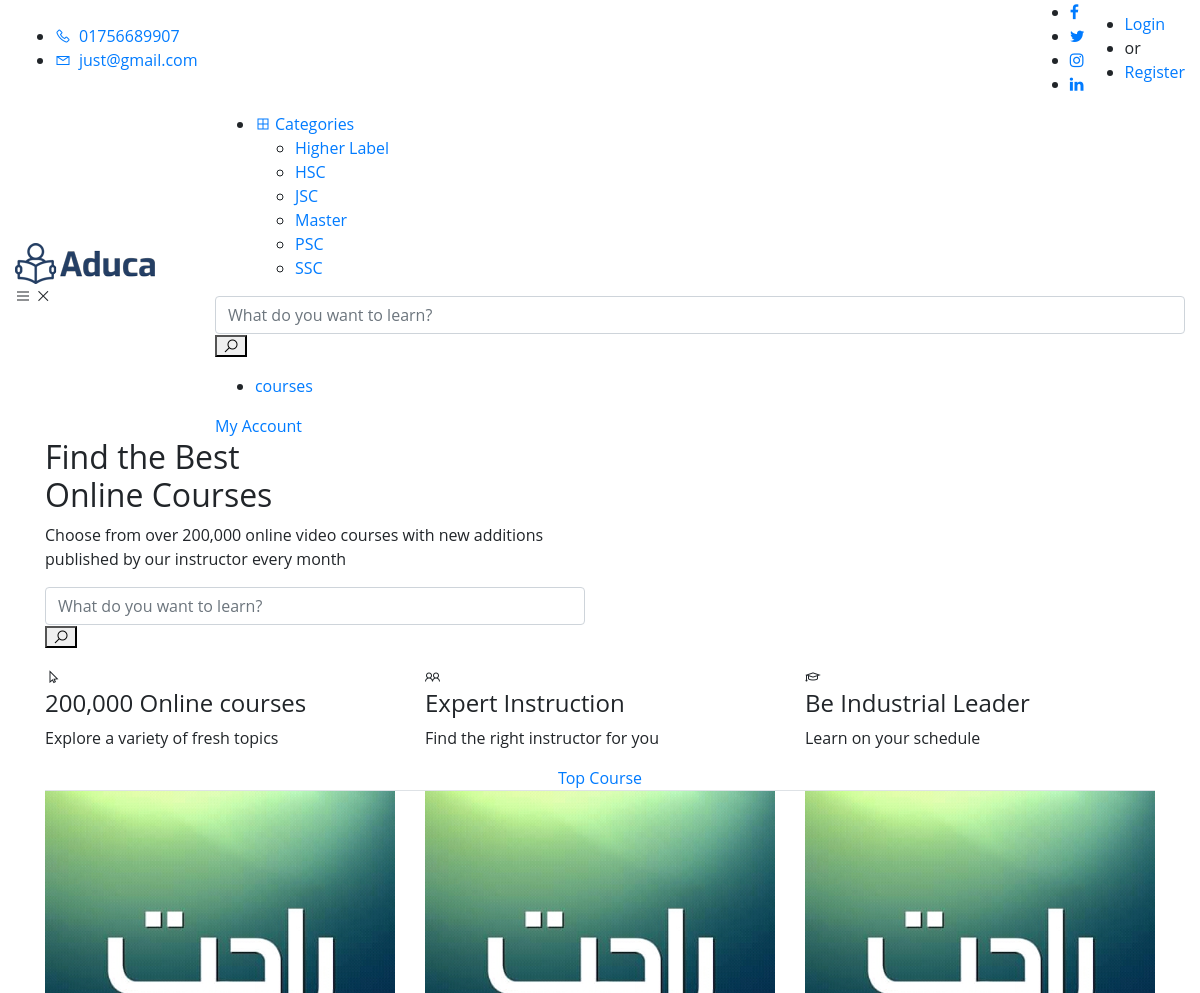
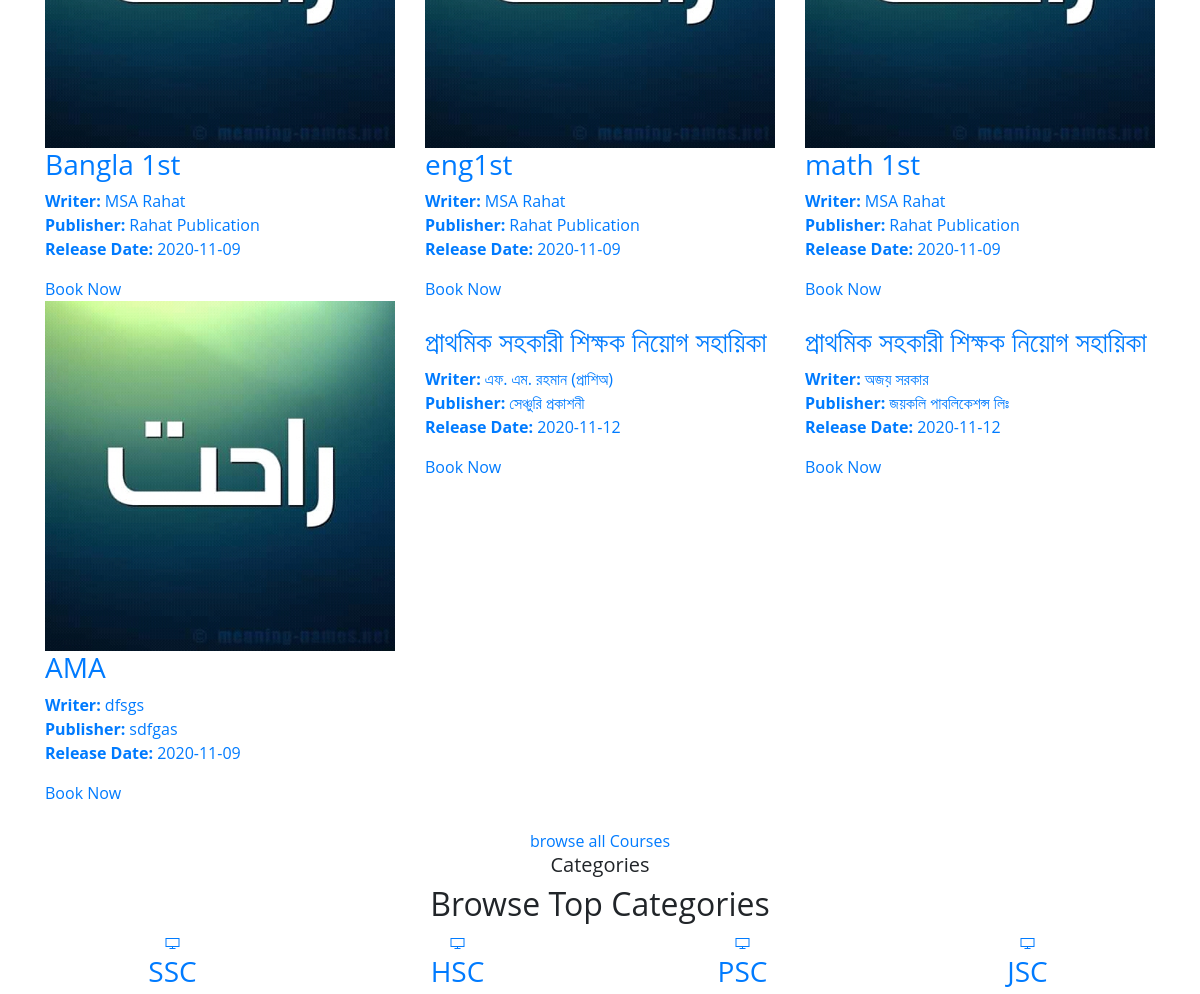
Before: / (upper part) with the older database file (2 pictures, top to bottom).
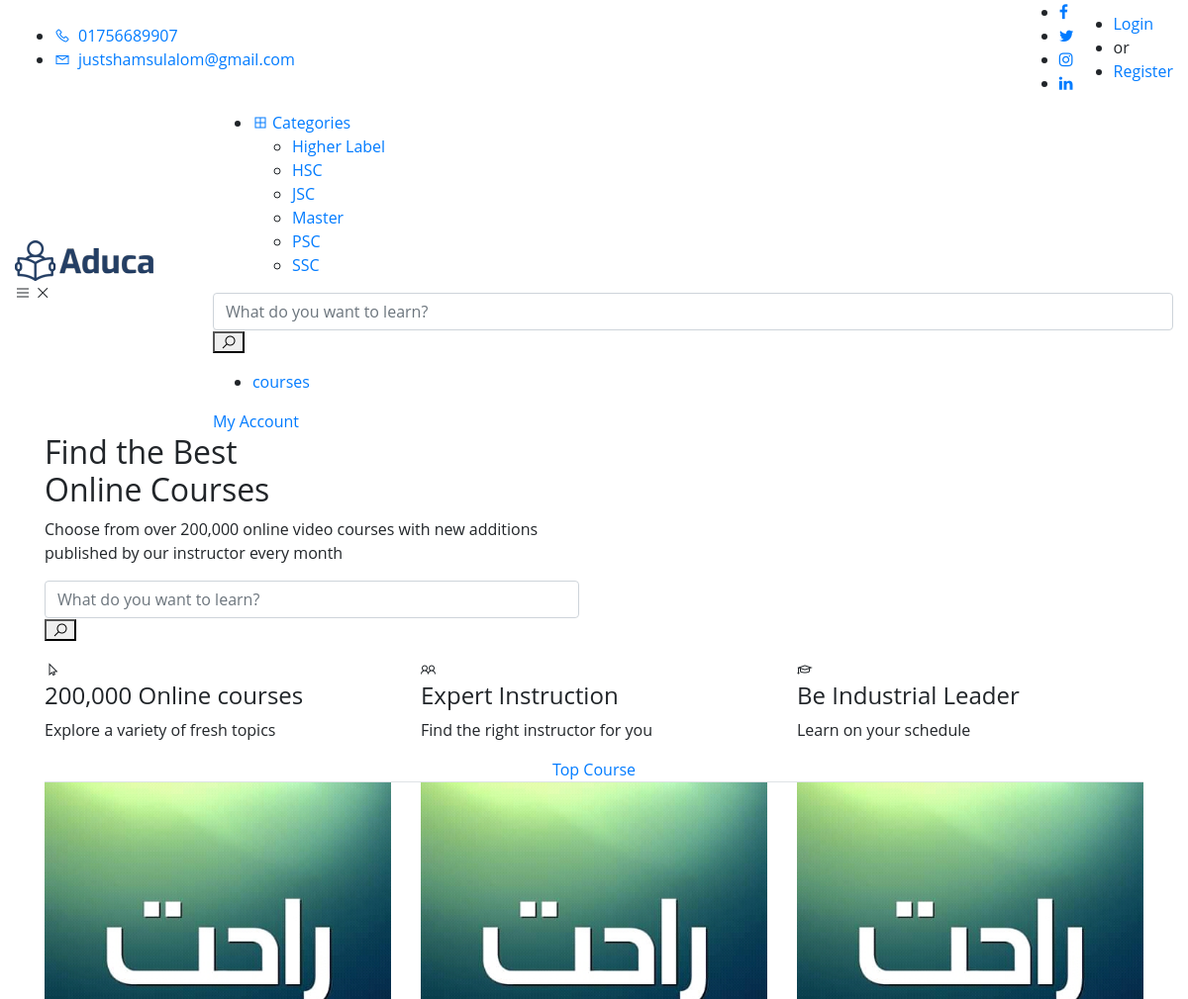
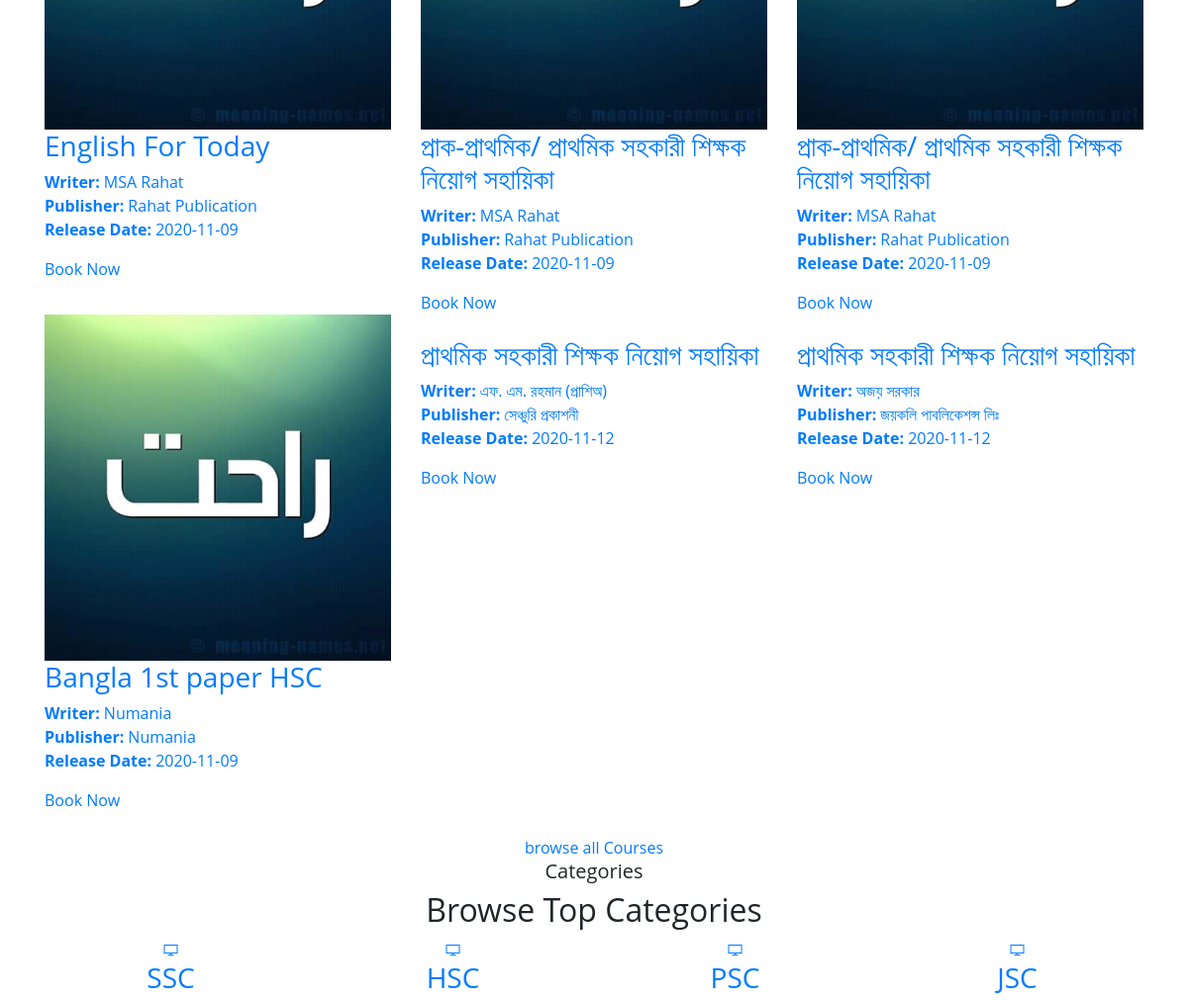
After: the same page with the newer database file (2 pictures, top to bottom).
### tables this page shows
CREATE TABLE `settings` (
  `id` int(11) NOT NULL,
  `name` varchar(255) NOT NULL,
  `address` text NOT NULL,
  `email` varchar(255) NOT NULL,
  `phone` varchar(255) NOT NULL,
  `logo` text NOT NULL,
  `favicon` text NOT NULL,
  `currency` varchar(255) NOT NULL,
  `terms` text NOT NULL
);

CREATE TABLE `book` (
  `book_id` int(11) NOT NULL,
  `book_title` varchar(2525) NOT NULL,
  `book_desc` text NOT NULL,
  `book_cat` int(11) NOT NULL,
  `book_writer` varchar(255) NOT NULL,
  `book_pub` varchar(255) NOT NULL,
  `stock` int(11) NOT NULL,
  `book_rel` date NOT NULL,
  `book_meta` text NOT NULL,
  `book_img` text NOT NULL,
  `trash` int(1) NOT NULL
);

### index.php (the view, shortened to what the changed rows need)
<?php include "inc/header.php"; ?>
<?php include "inc/nav.php"; ?>
<section class="slider-area">
    <div class="single-slide-item single-slide-item-2 slide-bg4">
        <div class="container">
            <div class="row">
                <div class="col-lg-12">
                    <div class="section-heading">
                        <h2 class="section__title">Find the Best <br> Online Courses</h2>
                    </div>
                </div>
            </div>
        </div>
    </div>
</section>
<section class="course-area">
    <div class="card-content-wrapper padding-top-40px padding-bottom-115px">
        <div class="container">
            <div class="row">
                <div class="col-lg-12">
                    <div class="tab-content">
                        <div role="tabpanel" class="tab-pane fade show active" id="tab1">
                            <div class="row">
                                <?php
                                    $read   = "SELECT * FROM book LIMIT 6";
                                    $send   = mysqli_query( $db , $read);
                                    while ( $row = mysqli_fetch_assoc($send) ) {
                                        $book_id     = $row['book_id'];
                                        $book_title  = $row['book_title'];
                                        $book_writer = $row['book_writer'];
                                        $book_pub    = $row['book_pub'];
                                        $book_rel    = $row['book_rel'];
                                        $book_img    = $row['book_img'];
                                ?>
                                    <div class="col-lg-4">
                                        <div class="card-item card-preview" data-tooltip-content="#tooltip_content_1">
                                            <div class="card-image">
                                                <a href="course-details.php?readid=<?php echo $book_id; ?>" class="card__img"><img src="admin/img/shop/<?php echo $book_img;?>" alt=""></a>
                                            </div>
                                            <div class="card-content">
                                                <h3 class="card__title">
                                                    <a href="course-details.php?readid=<?php echo $book_id; ?>"> <?php echo $book_title;?></a>
                                                </h3>
                                                <p class="card__author">
                                                    <a href="course-details.php?readid=<?php echo $book_id; ?>"><b>Writer:</b> <?php echo $book_writer;?></a><br>
                                                    <a href="course-details.php?readid=<?php echo $book_id; ?>"><b>Publisher:</b> <?php echo $book_pub;?></a><br>
                                                    <a href="course-details.php?readid=<?php echo $book_id; ?>"><b>Release Date:</b> <?php echo $book_rel;?></a>
                                                </p>
                                                <div class="card-price-wrap d-flex justify-content-between align-items-center">
                                                    <a href="course-details.php?readid=<?php echo $book_id; ?>" class="text-btn">Book Now</a>
                                                </div>
                                            </div>
                                        </div>
                                    </div>
                                <?php  }   ?>
                            </div>
                        </div>
                    </div>
                </div>
            </div>
        </div>
    </div>
</section>
<section class="category-area padding-top-120px category-area2 text-center">
    <div class="container">
        <div class="row">
            <div class="col-lg-12">
                <div class="section-heading">
                    <h2 class="section__title">Browse Top Categories</h2>
                </div>
            </div>
        </div>
    </div>
</section>
<?php include"inc/script.php"; ?>

### inc/nav.php (shortened to what the changed rows need)
<header class="header-menu-area">
    <div class="header-top">
        <div class="container-fluid">
            <div class="row align-items-center">
                <div class="col-lg-6">
                    <div class="header-widget">
                        <?php
                            $read   = "SELECT * FROM settings";
                            $send   = mysqli_query( $db , $read);
                            while ( $row = mysqli_fetch_assoc($send) ) {
                                $phone     = $row['phone'];
                                $email     = $row['email'];
                        ?>
                        <ul class="header-action-list">
                            <li><a href="#"><span class="la la-phone mr-2"></span><?php echo $phone; ?></a> </li>
                            <li><a href="#"><span class="la la-envelope-o mr-2"></span><?php echo $email; ?></a></li>
                        </ul>
                    <?php  } ?>
                    </div>
                </div>
            </div>
        </div>
    </div>
</header>

Changed rows visible on the page:
changed settings: email "just@gmail.com" → "justshamsulalom@gmail.com"
changed book: book_title "Bangla 1st" → "English For Today"
changed book (number 2 of 6 on the later page): book_title "eng1st" → "প্রাক-প্রাথমিক/ প্রাথমিক সহকারী শিক্ষক নিয়োগ সহায়িকা"
changed book (number 3 of 6 on the later page): book_title "math 1st" → "প্রাক-প্রাথমিক/ প্রাথমিক সহকারী শিক্ষক নিয়োগ সহায়িকা"
changed book: book_title "AMA" → "Bangla 1st paper HSC"; book_writer "dfsgs" → "Numania"; book_pub "sdfgas" → "Numania"
